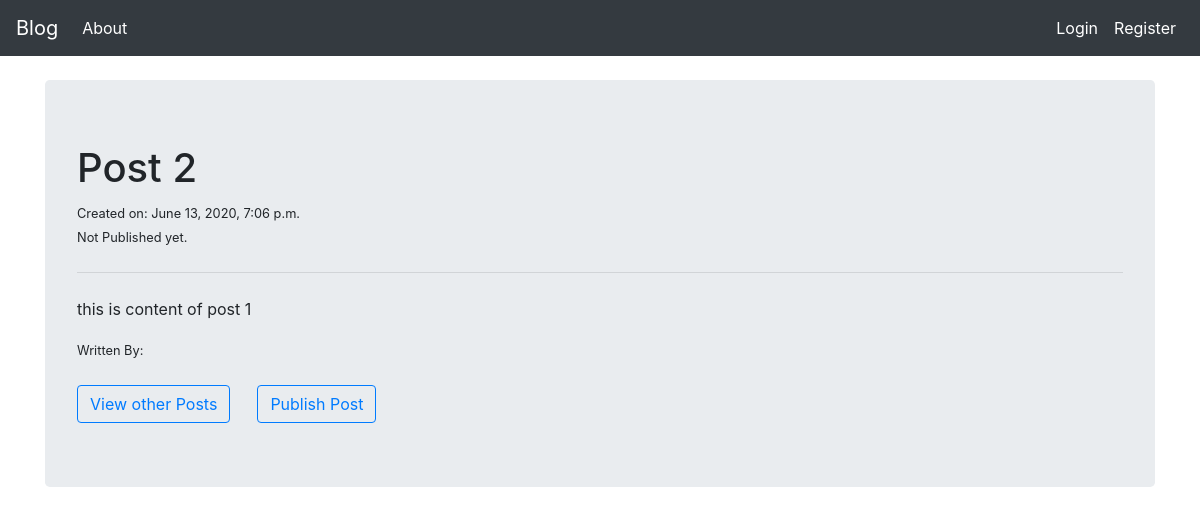
/post/7/, run on an earlier commit of the app's database.
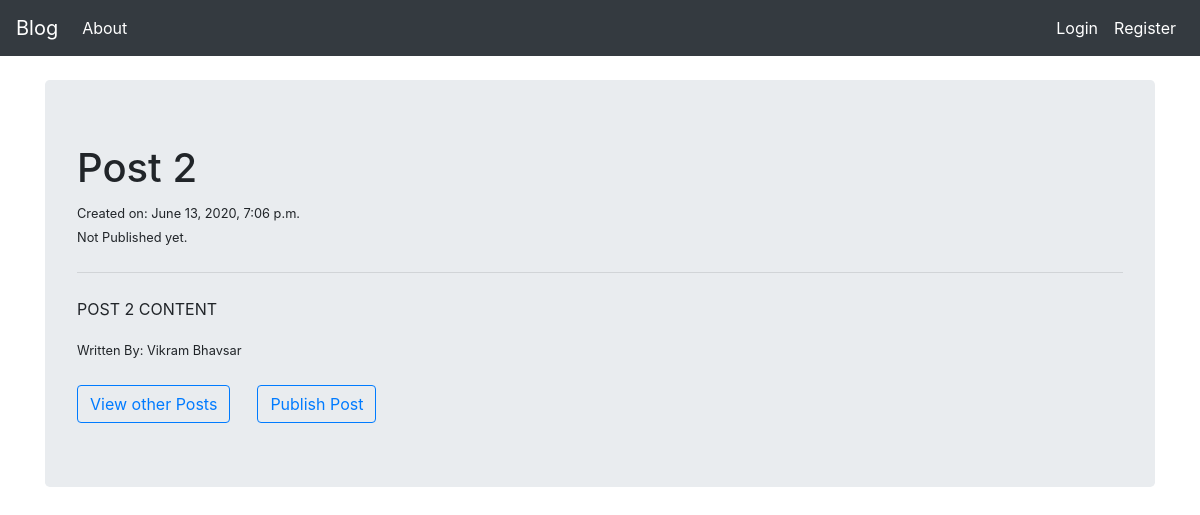
And on a later commit of the database.
### blog/models.py (models this page shows, shortened)
class Post(models.Model):
    author = models.ForeignKey(settings.AUTH_USER_MODEL,on_delete=models.CASCADE,related_name="posts")
    title = models.CharField(max_length=200)
    text = models.TextField()
    create_date = models.DateTimeField(default=timezone.now())
    publish_date = models.DateTimeField(blank=True,null=True)

### blog/views.py (the view)
# urls.py: path("post/<int:pk>/",views.PostDetailView.as_view(),name="post_detail"),
class PostDetailView(DetailView):
    model = Post
    template_name = "blog/post_detail.html"
    def get_context_data(self, **kwargs):
        context = super().get_context_data(**kwargs)
        context["post"] = context["object"]
        return context

### blog/templates/blog/post_detail.html (shortened to what this page needs)
{% extends "blog/base.html" %}
{% block body_block %}
    <br>
    <div class="jumbotron">
        <h1>{{post.title}}</h1>
        <small>Created on: {{ post.create_date }} </small><br>
        {% if post.publish_date %}
            <small>Published on: {{ post.publish_date }} </small><br>
        {% else %}
            <small>Not Published yet.</small><br>
        {% endif %}
        <hr class="my-4">
        <p>{{ post.text}}</p>
        <small class="mr-auto">Written By: {{ post.author.first_name }} {{ post.author.last_name }}</small>
        <br><br>
        <a href="{% url "post_list" %}" class="btn btn-outline-primary">View other Posts</a>
        {% if not post.publish_date %}
            <a href="{% url "publish_post" pk=post.pk %}" class="btn btn-outline-primary" title="Publish Post">Publish Post</a>
        {% endif %}
    </div>
{% endblock %}

What changed in the data, as far as the page shows it:
changed Post "Post 2": text "this is content of post 1" → "POST 2 CONTENT"; author.first_name (not shown) → "Vikram"; author.last_name (not shown) → "Bhavsar"
